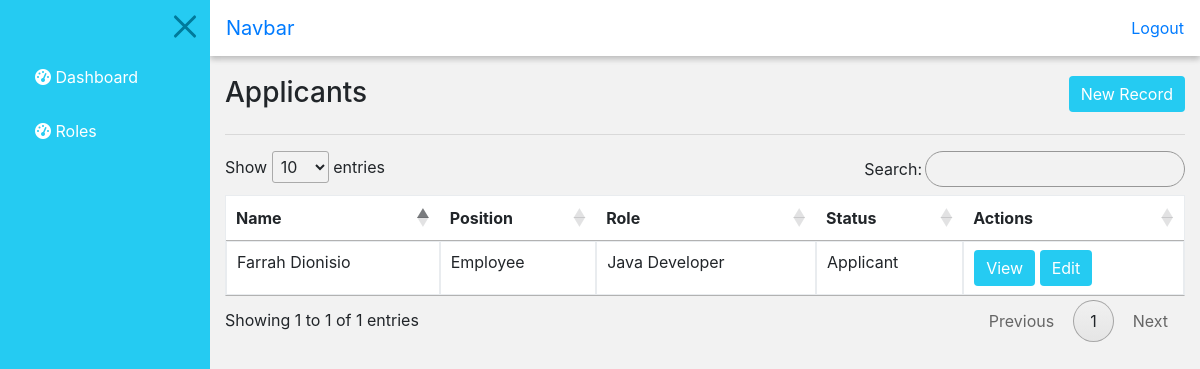
/index.php/applicant, run on an earlier commit of the app's database.
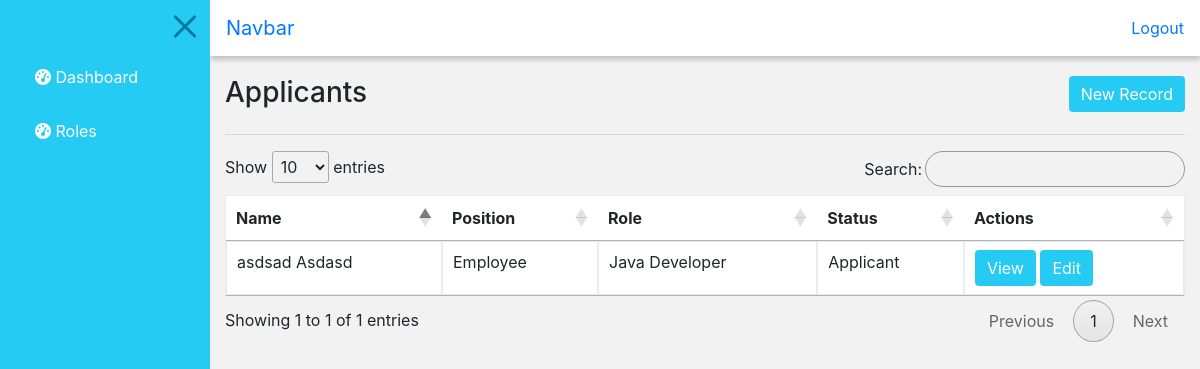
And on a later commit of the database.
### tables this page shows
CREATE TABLE `record` (
  `id` int(11) NOT NULL,
  `first_name` varchar(50) DEFAULT NULL,
  `last_name` varchar(50) DEFAULT NULL,
  `middle_name` varchar(509) DEFAULT NULL,
  `degree` varchar(100) DEFAULT NULL,
  `school` varchar(200) NOT NULL,
  `application_date` date DEFAULT NULL,
  `role_id` varchar(50) DEFAULT NULL,
  `pos_id` int(11) DEFAULT NULL,
  `email` varchar(100) DEFAULT NULL,
  `comment` text,
  `home_address` text,
  `phone_number` varchar(20) DEFAULT NULL,
  `birthday` date DEFAULT NULL,
  `date_hired` date DEFAULT NULL,
  `file` varchar(255) DEFAULT NULL,
  `images` varchar(255) DEFAULT NULL,
  `available_date` date DEFAULT NULL,
  `interviewer` varchar(100) DEFAULT NULL,
  `interview_notes` text,
  `exam_result` tinyint(4) DEFAULT NULL,
  `interview_result` tinyint(4) DEFAULT NULL,
  `current_status` varchar(50) DEFAULT NULL,
  `created_at` timestamp NOT NULL DEFAULT CURRENT_TIMESTAMP,
  `update_at` timestamp NOT NULL DEFAULT CURRENT_TIMESTAMP ON UPDATE CURRENT_TIMESTAMP
);

CREATE TABLE `position` (
  `id` int(11) NOT NULL,
  `name` varchar(50) NOT NULL
);

CREATE TABLE `role` (
  `role_id` int(11) NOT NULL,
  `name` varchar(100) DEFAULT NULL,
  `pos_id` varchar(50) NOT NULL,
  `status` int(11) NOT NULL,
  `created_at` timestamp NOT NULL DEFAULT CURRENT_TIMESTAMP,
  `updated_at` timestamp NOT NULL DEFAULT CURRENT_TIMESTAMP ON UPDATE CURRENT_TIMESTAMP
);

### application/controllers/Applicant.php (called while the page is built, shortened)
  <?php
class Applicant extends CI_Controller {
  public function index(){
    $this->load->model('Resume_model');
    $data['title'] = "Astrid Technologies | Resume Management";
    $data['applicants'] = $this->Resume_model->show_applicant_record(['record.current_status'=>'Applicant']);
    $this->load->view('include/header',$data);
    $this->load->view('include/sidebar', $data);
    $this->load->view('applicant/index',$data);
    $this->load->view('include/footer');
  }
}

### index.php (called while the page is built, shortened)
<?php
require_once BASEPATH.'core/CodeIgniter.php';

### application/models/Resume_model.php (called while the page is built, shortened)
<?php
class Resume_model extends CI_Model {
    public function show_applicant_record($where){
      $this->db->select('record.id,record.images,record.last_name,record.first_name,role.name,position.name as pos_name,record.current_status,record.file');
      $this->db->from('record');
      $this->db->where($where);
      $this->db->join('role', 'record.role_id = role.role_id','inner');
      $this->db->join('position', 'record.pos_id = position.id','inner');
      $query = $this->db->get();
      return $query->result();
    }
}

### application/views/applicant/index.php (the view, shortened to what this page needs)
<div class="container-fluid" id="record-table">
  <a href="<?= base_url('applicants/add') ?>" id="add-button" type="button" class="btn custom-button float-right">New Record</a>
  <h3 class="title">Applicants</h3>
  <hr>
  <table class="table table-bordered table-responsive-xl" id="applicant_table">
    <thead>
      <tr>
        <th>Name</th>
        <th>Position</th>
        <th>Role</th>
        <th>Status</th>
        <th>Actions</th>
      </tr>
    </thead>
    <tbody>
      <?php
        if($applicants==''){}else{
      foreach ($applicants as $applicant) : ?>
      <tr>
        <td><?= $applicant->first_name;?> <?= $applicant->last_name;?></td>
        <td><?= $applicant->pos_name?></td>
        <td><?= $applicant->name?></td>
        <td><?= $applicant->current_status?></td>
        <td>
          <button type="button" class="btn custom-button" data-name="button-view" data-id="<?= $applicant->id; ?>">View</button>
          <a href="<?= base_url('applicant/edit_view/'.$applicant->id) ?>" type="button" class="btn custom-button" data-id="<?= $applicant->id;?>" >Edit</a>
        </td>
      </tr>
      <?php endforeach; ?>
        <?php }?>
    </tbody>
  </table>
  </div>

What changed in the data, as far as the page shows it:
removed record: first_name "Farrah", last_name "Dionisio", position.name "Employee", role.name "Java Developer", current_status "Applicant"
added record: first_name "asdsad", last_name "Asdasd", position.name "Employee", role.name "Java Developer", current_status "Applicant"
